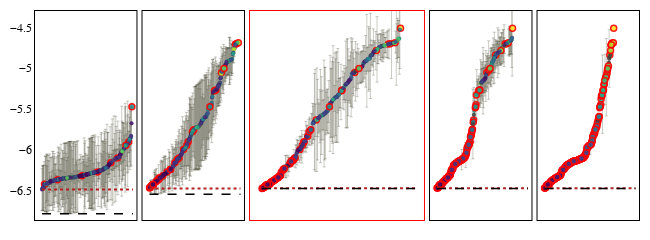

Notebook cell for this chart:
### Code cell
my_plotly_plot(
    figure=fig,
    # layout=None,
    # layout_override=None,
    plot_name="al_5_gens_in_row",
    save_dir="out_plot",
    data=None,
    write_pdf_svg=True,
    write_html=True,
    write_png=True,
    png_scale=10,
    write_pdf=True,
    # write_svg=False,
    # upload_plot=False,
    )

fig.show()

### Figure 1 — Plotly figure (JSON) as saved in the notebook; plotly's stock layout.template omitted (floating-point values rounded to 4 significant figures; data arrays with more than 128 entries replaced by an {"elided": "..."} marker saying what was removed)
{"data": [{"error_y": {"array": {"elided": "259 float values"}, "color": "rgba(80,80,60,1.0)", "thickness": 0.3, "type": "data", "visible": true, "width": 1.5}, "marker": {"color": {"elided": "259 float values"}, "colorscale": [[0, "#440154"], [0.1111, "#482878"], [0.2222, "#3e4989"], [0.3333, "#31688e"], [0.4444, "#26828e"], [0.5556, "#1f9e89"], [0.6667, "#35b779"], [0.7778, "#6ece58"], [0.8889, "#b5de2b"], [1, "#fde725"]], "line": {"color": {"elided": "259 str values"}, "width": {"elided": "259 float values"}}, "opacity": 0.9, "size": {"elided": "259 int values"}}, "mode": "markers", "text": {"elided": "259 int values"}, "type": "scatter", "x": {"elided": "259 mixed values"}, "xaxis": "x", "y": {"elided": "259 float values"}, "yaxis": "y"}, {"line": {"color": "firebrick", "dash": "dot", "width": 2}, "mode": "lines", "type": "scatter", "x": [0, 259], "xaxis": "x", "y": [-6.482, -6.482], "yaxis": "y"}, {"line": {"color": "black", "dash": "dash", "width": 1.5}, "mode": "lines", "type": "scatter", "x": [0, 259], "xaxis": "x", "y": [-6.778, -6.778], "yaxis": "y"}, {"error_y": {"array": {"elided": "259 float values"}, "color": "rgba(80,80,60,1.0)", "thickness": 0.3, "type": "data", "visible": true, "width": 1.5}, "marker": {"color": {"elided": "259 float values"}, "colorscale": [[0, "#440154"], [0.1111, "#482878"], [0.2222, "#3e4989"], [0.3333, "#31688e"], [0.4444, "#26828e"], [0.5556, "#1f9e89"], [0.6667, "#35b779"], [0.7778, "#6ece58"], [0.8889, "#b5de2b"], [1, "#fde725"]], "line": {"color": {"elided": "259 str values"}, "width": {"elided": "259 float values"}}, "opacity": 0.9, "size": {"elided": "259 int values"}}, "mode": "markers", "text": {"elided": "259 int values"}, "type": "scatter", "x": {"elided": "259 mixed values"}, "xaxis": "x2", "y": {"elided": "259 float values"}, "yaxis": "y2"}, {"line": {"color": "firebrick", "dash": "dot", "width": 2}, "mode": "lines", "type": "scatter", "x": [0, 259], "xaxis": "x2", "y": [-6.469, -6.469], "yaxis": "y2"}, {"line": {"color": "black", "dash": "dash", "width": 1.5}, "mode": "lines", "type": "scatter", "x": [0, 259], "xaxis": "x2", "y": [-6.538, -6.538], "yaxis": "y2"}, {"error_y": {"array": {"elided": "259 float values"}, "color": "rgba(80,80,60,1.0)", "thickness": 0.3, "type": "data", "visible": true, "width": 1.5}, "marker": {"color": {"elided": "259 float values"}, "colorscale": [[0, "#440154"], [0.1111, "#482878"], [0.2222, "#3e4989"], [0.3333, "#31688e"], [0.4444, "#26828e"], [0.5556, "#1f9e89"], [0.6667, "#35b779"], [0.7778, "#6ece58"], [0.8889, "#b5de2b"], [1, "#fde725"]], "line": {"color": {"elided": "259 str values"}, "width": {"elided": "259 float values"}}, "opacity": 0.9, "size": {"elided": "259 int values"}}, "mode": "markers", "text": {"elided": "259 int values"}, "type": "scatter", "x": {"elided": "259 mixed values"}, "xaxis": "x3", "y": {"elided": "259 float values"}, "yaxis": "y3"}, {"line": {"color": "firebrick", "dash": "dot", "width": 2}, "mode": "lines", "type": "scatter", "x": [0, 259], "xaxis": "x3", "y": [-6.467, -6.467], "yaxis": "y3"}, {"line": {"color": "black", "dash": "dash", "width": 1.5}, "mode": "lines", "type": "scatter", "x": [0, 259], "xaxis": "x3", "y": [-6.47, -6.47], "yaxis": "y3"}, {"error_y": {"array": {"elided": "259 float values"}, "color": "rgba(80,80,60,1.0)", "thickness": 0.3, "type": "data", "visible": true, "width": 1.5}, "marker": {"color": {"elided": "259 float values"}, "colorscale": [[0, "#440154"], [0.1111, "#482878"], [0.2222, "#3e4989"], [0.3333, "#31688e"], [0.4444, "#26828e"], [0.5556, "#1f9e89"], [0.6667, "#35b779"], [0.7778, "#6ece58"], [0.8889, "#b5de2b"], [1, "#fde725"]], "line": {"color": {"elided": "259 str values"}, "width": {"elided": "259 float values"}}, "opacity": 0.9, "size": {"elided": "259 int values"}}, "mode": "markers", "text": {"elided": "259 int values"}, "type": "scatter", "x": {"elided": "259 mixed values"}, "xaxis": "x4", "y": {"elided": "259 float values"}, "yaxis": "y4"}, {"line": {"color": "firebrick", "dash": "dot", "width": 2}, "mode": "lines", "type": "scatter", "x": [0, 259], "xaxis": "x4", "y": [-6.466, -6.466], "yaxis": "y4"}, {"line": {"color": "black", "dash": "dash", "width": 1.5}, "mode": "lines", "type": "scatter", "x": [0, 259], "xaxis": "x4", "y": [-6.469, -6.469], "yaxis": "y4"}, {"error_y": {"array": {"elided": "259 float values"}, "color": "rgba(80,80,60,1.0)", "thickness": 0.3, "type": "data", "visible": true, "width": 1.5}, "marker": {"color": {"elided": "259 float values"}, "colorscale": [[0, "#440154"], [0.1111, "#482878"], [0.2222, "#3e4989"], [0.3333, "#31688e"], [0.4444, "#26828e"], [0.5556, "#1f9e89"], [0.6667, "#35b779"], [0.7778, "#6ece58"], [0.8889, "#b5de2b"], [1, "#fde725"]], "line": {"color": {"elided": "259 str values"}, "width": {"elided": "259 float values"}}, "opacity": 0.9, "size": {"elided": "259 int values"}}, "mode": "markers", "text": {"elided": "259 int values"}, "type": "scatter", "x": {"elided": "259 mixed values"}, "xaxis": "x5", "y": {"elided": "259 float values"}, "yaxis": "y5"}, {"line": {"color": "firebrick", "dash": "dot", "width": 2}, "mode": "lines", "type": "scatter", "x": [0, 259], "xaxis": "x5", "y": [-6.466, -6.466], "yaxis": "y5"}, {"line": {"color": "black", "dash": "dash", "width": 1.5}, "mode": "lines", "type": "scatter", "x": [0, 259], "xaxis": "x5", "y": [-6.468, -6.468], "yaxis": "y5"}], "layout": {"font": {"color": "black", "family": "Arial"}, "height": 200, "margin": {"b": 20, "l": 20, "r": 10, "t": 10}, "paper_bgcolor": "rgba(0, 0, 0, 0)", "plot_bgcolor": "rgba(0, 0, 0, 0)", "showlegend": false, "width": 650, "xaxis": {"anchor": "y", "domain": [0, 0.168], "linecolor": "black", "linewidth": 1, "mirror": true, "range": [-20, 269], "showgrid": false, "showline": true, "showticklabels": false, "type": "linear"}, "xaxis2": {"anchor": "y2", "domain": [0.178, 0.346], "linecolor": "black", "linewidth": 1, "mirror": true, "range": [-20, 269], "showgrid": false, "showline": true, "showticklabels": false, "type": "linear"}, "xaxis3": {"anchor": "y3", "domain": [0.356, 0.644], "linecolor": "red", "linewidth": 1, "mirror": true, "range": [-20, 269], "showgrid": false, "showline": true, "showticklabels": false, "type": "linear"}, "xaxis4": {"anchor": "y4", "domain": [0.654, 0.822], "linecolor": "black", "linewidth": 1, "mirror": true, "range": [-20, 269], "showgrid": false, "showline": true, "showticklabels": false, "type": "linear"}, "xaxis5": {"anchor": "y5", "domain": [0.832, 1.0], "linecolor": "black", "linewidth": 1, "mirror": true, "range": [-20, 269], "showgrid": false, "showline": true, "showticklabels": false, "type": "linear"}, "yaxis": {"anchor": "x", "domain": [0, 1], "linecolor": "black", "linewidth": 1, "mirror": true, "range": [-6.854, -4.3], "showgrid": false, "showline": true, "type": "linear"}, "yaxis2": {"anchor": "x2", "domain": [0, 1], "linecolor": "black", "linewidth": 1, "matches": "y", "mirror": true, "range": [-6.854, -4.3], "showgrid": false, "showline": true, "showticklabels": false, "type": "linear"}, "yaxis3": {"anchor": "x3", "domain": [0, 1], "linecolor": "red", "linewidth": 1, "matches": "y", "mirror": true, "range": [-6.854, -4.3], "showgrid": false, "showline": true, "showticklabels": false, "type": "linear"}, "yaxis4": {"anchor": "x4", "domain": [0, 1], "linecolor": "black", "linewidth": 1, "matches": "y", "mirror": true, "range": [-6.854, -4.3], "showgrid": false, "showline": true, "showticklabels": false, "type": "linear"}, "yaxis5": {"anchor": "x5", "domain": [0, 1], "linecolor": "black", "linewidth": 1, "matches": "y", "mirror": true, "range": [-6.854, -4.3], "showgrid": false, "showline": true, "showticklabels": false, "type": "linear"}}}
